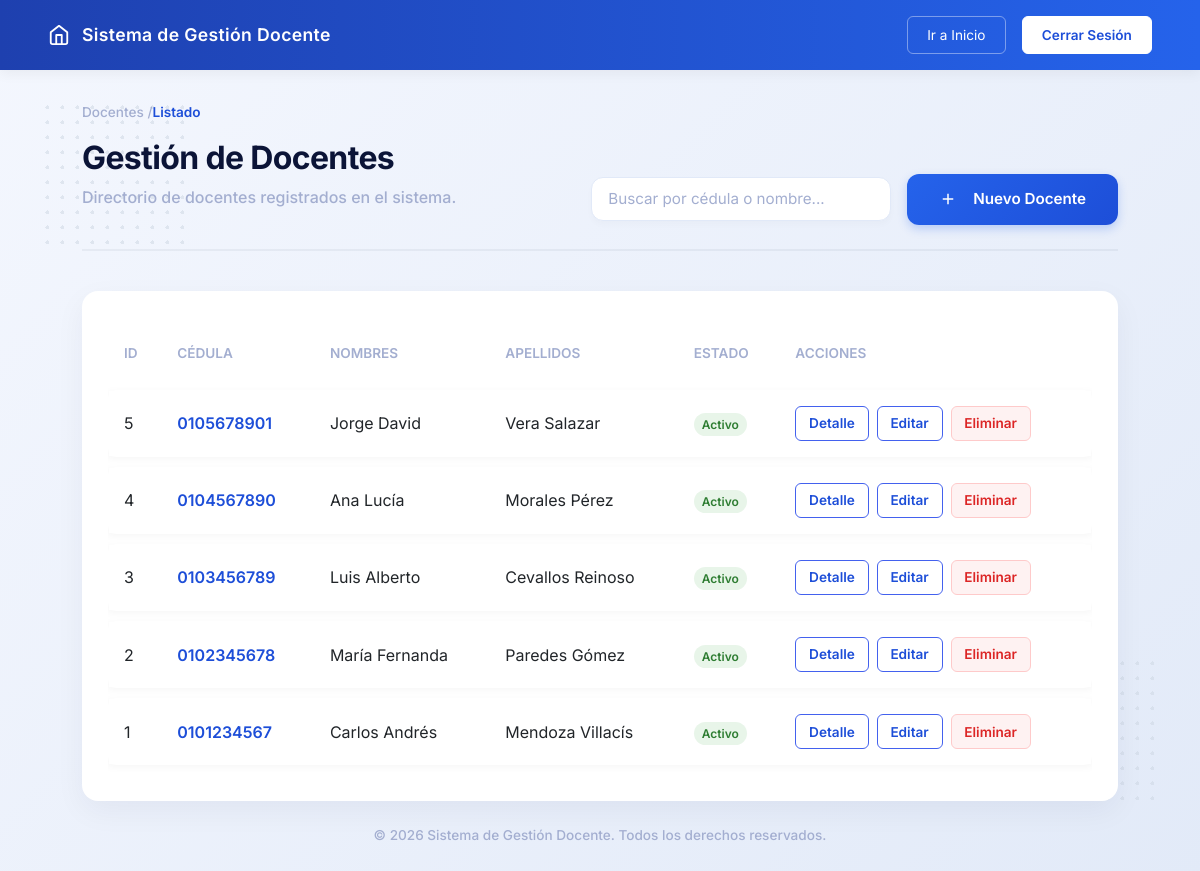
/routes/docentes.php, run on the app's committed database.
### tables this page shows
CREATE TABLE docentes (
    id_docente INT(11) NOT NULL AUTO_INCREMENT,
    cedula VARCHAR(10) NOT NULL,
    primer_nombre VARCHAR(100) NOT NULL,
    segundo_nombre VARCHAR(100) DEFAULT NULL,
    primer_apellido VARCHAR(100) NOT NULL,
    segundo_apellido VARCHAR(100) DEFAULT NULL,
    especialidad VARCHAR(100) NOT NULL,
    fecha_modificacion TIMESTAMP NOT NULL DEFAULT CURRENT_TIMESTAMP,
    fecha_creacion TIMESTAMP NOT NULL DEFAULT CURRENT_TIMESTAMP,
    estado ENUM('activo','inactivo') NOT NULL DEFAULT 'activo',

    PRIMARY KEY(id_docente),
    UNIQUE KEY uk_docente_cedula(cedula)
);

### app/controladores/DocenteControlador.php (called while the page is built, shortened)
<?php
require_once __DIR__.'/../modelos/DocenteModelo.php';
class DocenteControlador
{
    private DocenteModelo $docenteModelo;
    public function __construct() {
        $this->docenteModelo = new DocenteModelo();
    }
    public function listar()
    {
        $docentes = $this->docenteModelo->listar();
        require_once "app/vistas/docente/docente_listado.php";
    }
}

### config/Conexion.php (called while the page is built)
<?php
class Conexion
{
    private static $conexion = null;
    public static function conectar()
    {
        if (self::$conexion == null) {
            try {
                self::$conexion = new PDO(
                    "mysql:host=localhost;port=3306;dbname=gestion_docentes_db;charset=utf8",
                    "root",
                    ""
                );
                self::$conexion->setAttribute(
                    PDO::ATTR_ERRMODE,
                    PDO::ERRMODE_EXCEPTION
                );
                self::$conexion->setAttribute(
                    PDO::ATTR_DEFAULT_FETCH_MODE,
                    PDO::FETCH_ASSOC
                );
            } catch (PDOException $e) {
                die("Error de conexión: " . $e->getMessage());
            }
        }
        return self::$conexion;
    }
}

### app/modelos/DocenteModelo.php (called while the page is built, shortened)
<?php
require_once 'config/Conexion.php';
class DocenteModelo
{
    private $conexion;
    public function __construct()
    {
        $this->conexion = Conexion::conectar();
    }
    public function listar()
    {
        $sql = "SELECT id_docente, cedula, primer_nombre, segundo_nombre, primer_apellido, segundo_apellido, fecha_creacion, especialidad, estado
                FROM docentes
                ORDER BY id_docente DESC";
        $stmt = $this->conexion->query($sql);
        return $stmt->fetchAll(PDO::FETCH_ASSOC);
    }
}

### app/vistas/docente/docente_listado.php (the view, shortened to what this page needs)
<?php
require_once __DIR__."/../layout/header.php"
?>
    <div class="dot-pattern top-left"></div>
    <main class="main-container content-align-top">
        <div class="breadcrumb" style="color: var(--text-gray); font-size: 0.85rem; margin-bottom: 1rem;">
            Docentes / <span style="color: var(--c-primary-main); font-weight: 600;">Listado</span>
        </div>
        <header class="section-header">
            <div>
                <h1 class="page-title">Gestión de Docentes</h1>
                <p class="page-subtitle">Directorio de docentes registrados en el sistema.</p>
            </div>
            <div style="display: flex; gap: 1rem; align-items: center;">
                <div class="search-box">
                    <input type="text" id="searchInput" placeholder="Buscar por cédula o nombre...">
                </div>
                <a href="?accion=crear" class="btn-save" style="text-decoration: none;">
                    <svg width="18" height="18" viewBox="0 0 24 24" fill="none" stroke="currentColor" stroke-width="2" style="margin-right: 0.5rem;"><line x1="12" y1="5" x2="12" y2="19"></line><line x1="5" y1="12" x2="19" y2="12"></line></svg>
                    Nuevo Docente
                </a>
            </div>
        </header>
        <div class="modern-card" style="padding: 1.5rem;">
            <div class="table-container" style="overflow-x: auto;">
                <table class="data-table" style="width: 100%; min-width: 800px; border-collapse: separate; border-spacing: 0 10px;">
                    <thead>
                        <tr>
                            <th style="padding: 1rem; color: var(--text-gray); font-weight: 600; text-transform: uppercase; font-size: 0.85rem;">ID</th>
                            <th style="padding: 1rem; color: var(--text-gray); font-weight: 600; text-transform: uppercase; font-size: 0.85rem;">Cédula</th>
                            <th style="padding: 1rem; color: var(--text-gray); font-weight: 600; text-transform: uppercase; font-size: 0.85rem;">Nombres</th>
                            <th style="padding: 1rem; color: var(--text-gray); font-weight: 600; text-transform: uppercase; font-size: 0.85rem;">Apellidos</th>
                            <th style="padding: 1rem; color: var(--text-gray); font-weight: 600; text-transform: uppercase; font-size: 0.85rem;">Estado</th>
                            <th style="padding: 1rem; color: var(--text-gray); font-weight: 600; text-transform: uppercase; font-size: 0.85rem;">Acciones</th>
                        </tr>
                    </thead>
                    <tbody id="tablaDocentes">
                        <?php if (empty($docentes)): ?>
                            <tr>
                                <td colspan="6" style="text-align: center; padding: 2rem; color: var(--text-gray);">
                                    No hay docentes registrados.
                                </td>
                            </tr>
                        <?php else: ?>
                            <?php foreach ($docentes as $docente): ?>
                                <tr style="background: white; box-shadow: 0 2px 8px rgba(0,0,0,0.04); transition: transform 0.2s;">
                                    <td style="padding: 1rem; border-radius: 8px 0 0 8px;"><?= htmlspecialchars($docente['id_docente']) ?></td>
                                    <td style="padding: 1rem; font-weight: 600; color: var(--c-primary-main);"><?= htmlspecialchars($docente['cedula']) ?></td>
                                    <td style="padding: 1rem;"><?= htmlspecialchars(trim($docente['primer_nombre'] . ' ' . $docente['segundo_nombre'])) ?></td>
                                    <td style="padding: 1rem;"><?= htmlspecialchars(trim($docente['primer_apellido'] . ' ' . $docente['segundo_apellido'])) ?></td>
                                    <td style="padding: 1rem;">
                                        <?php if ($docente['estado'] === 'activo'): ?>
                                            <span style="background: #e8f5e9; color: #2e7d32; padding: 4px 8px; border-radius: 12px; font-size: 0.75rem; font-weight: 600;">Activo</span>
                                        <?php else: ?>
                                            <span style="background: #ffebee; color: #c62828; padding: 4px 8px; border-radius: 12px; font-size: 0.75rem; font-weight: 600;">Inactivo</span>
                                        <?php endif; ?>
                                    </td>
                                    <td style="padding: 1rem; border-radius: 0 8px 8px 0;">
                                        <div style="display: flex; gap: 0.5rem;">
                                            <a href="?accion=buscar&id_docente=<?= $docente['id_docente'] ?>" class="btn-outline" style="padding: 0.4rem 0.8rem; font-size: 0.85rem;">Detalle</a>
                                            <a href="?accion=editar&id_docente=<?= $docente['id_docente'] ?>" class="btn-outline" style="padding: 0.4rem 0.8rem; font-size: 0.85rem;">Editar</a>
                                            <a href="?accion=eliminar&id_docente=<?= $docente['id_docente'] ?>" class="btn-red" style="padding: 0.4rem 0.8rem; font-size: 0.85rem;" onclick="return confirm('¿Está seguro de eliminar este docente?');">Eliminar</a>
                                        </div>
                                    </td>
                                </tr>
                            <?php endforeach; ?>
                        <?php endif; ?>
                    </tbody>
                </table>
            </div>
        </div>
    </main>
<?php require_once __DIR__."/../layout/footer.php" ?>

### public/css/style.css (style rules this page uses)
:root { --bg-gradient-start: #F4F7FE; --bg-gradient-end: #E2EAF8; --text-dark: #0B1437; --text-gray: #A3AED0; --card-bg: #FFFFFF; --border-color: #E2E8F0; --c-blue-light: #E1E9F8; --c-blue-main: #4361EE; --c-primary-light: #4A85F6; --c-primary-main: #1D4ED8; --c-teal-light: #D1FAE5; --c-teal-main: #10B981; --c-purple-light: #EDE9FE; --c-purple-main: #8B5CF6; --c-orange-light: #fef5e9; --c-orange-main: #f6975c; }
* { margin: 0; padding: 0; box-sizing: border-box; font-family: 'Inter', sans-serif; }
.home-body { background: linear-gradient(135deg, var(--bg-gradient-start) 0%, var(--bg-gradient-end) 100%); min-height: 100vh; display: flex; flex-direction: column; position: relative; }
.btn-outline { background-color: transparent; color: #FFFFFF; border: 1px solid rgba(255, 255, 255, 0.4); padding: 0.5rem 1.2rem; text-decoration: none; font-size: 0.85rem; border-radius: 6px; transition: all 0.3s ease; }
.main-container { flex: 1; width: 100%; max-width: 1100px; margin: 0 auto; padding: 0 2rem; position: relative; z-index: 10; display: flex; flex-direction: column; justify-content: center; }
.content-align-top { justify-content: flex-start !important; padding-top: 2rem !important; }
.dot-pattern { position: absolute; width: 150px; height: 150px; background-image: radial-gradient(circle, #CBD5E1 2px, transparent 2px); background-size: 15px 15px; opacity: 0.5; z-index: 1; }
.top-left { top: 100px; left: 40px; }
.breadcrumb { color: var(--text-gray); font-size: 0.85rem; margin-bottom: 0.5rem; font-weight: 500; }
.section-header { display: flex; justify-content: space-between; align-items: flex-end; margin-bottom: 2.5rem; border-bottom: 2px solid rgba(11, 20, 55, 0.05); padding-bottom: 1.5rem; }
.page-title { font-size: 2rem; font-weight: 700; color: var(--text-dark); letter-spacing: -0.02em; }
.page-subtitle { color: var(--text-gray); font-size: 1rem; font-weight: 500; }
.search-box { display: flex; align-items: center; background-color: var(--card-bg); border: 1px solid var(--c-blue-light); border-radius: 12px; padding: 0.6rem 1rem; width: 300px; box-shadow: 0 4px 6px rgba(0,0,0,0.02); transition: all 0.3s ease; }
.search-box input { border: none; outline: none; background: transparent; width: 100%; color: var(--text-dark); font-size: 0.95rem; font-family: 'Inter', sans-serif; }
.search-box input::placeholder { color: var(--text-gray); font-weight: 400; }
.btn-save { background: linear-gradient(135deg, #2563EB 0%, #1D4ED8 100%); color: white; padding: 0.9rem 2rem; border-radius: 12px; border: none; font-weight: 600; font-size: 0.95rem; display: inline-flex; align-items: center; gap: 0.5rem; cursor: pointer; transition: all 0.3s ease; box-shadow: 0 4px 10px rgba(37, 99, 235, 0.25); }
.btn-save svg { flex-shrink: 0; }
.modern-card { background: var(--card-bg); border-radius: 16px; padding: 2.5rem 1.5rem 4rem 1.5rem; text-align: center; text-decoration: none; box-shadow: 0 10px 30px rgba(11, 20, 55, 0.05); position: relative; overflow: hidden; transition: transform 0.3s ease, box-shadow 0.3s ease; border: 2px solid transparent; }
.data-table td:last-child { white-space: nowrap; padding-right: 20px; }
.data-table { width: 100%; border-collapse: collapse; }
.data-table th, .data-table td { padding: 1.2rem 1rem; text-align: left; }
.data-table .btn-outline { background-color: transparent; color: var(--c-primary-main); border: 1px solid var(--c-blue-main); font-weight: 600; }
.data-table .btn-red { background-color: #FEF2F2; color: #DC2626; border: 1px solid #FECACA; text-decoration: none; border-radius: 6px; font-weight: 600; display: inline-block; transition: all 0.2s ease; }

### data on the page
docentes: id_docente "5", cedula "0105678901", primer_nombre+segundo_nombre "Jorge David", primer_apellido+segundo_apellido "Vera Salazar", estado "Activo"
docentes: id_docente "4", cedula "0104567890", primer_nombre+segundo_nombre "Ana Lucía", primer_apellido+segundo_apellido "Morales Pérez", estado "Activo"
docentes: id_docente "3", cedula "0103456789", primer_nombre+segundo_nombre "Luis Alberto", primer_apellido+segundo_apellido "Cevallos Reinoso", estado "Activo"
docentes: id_docente "2", cedula "0102345678", primer_nombre+segundo_nombre "María Fernanda", primer_apellido+segundo_apellido "Paredes Gómez", estado "Activo"
docentes: id_docente "1", cedula "0101234567", primer_nombre+segundo_nombre "Carlos Andrés", primer_apellido+segundo_apellido "Mendoza Villacís", estado "Activo"

### other printed values
$menu["nombre"] "Inicio"
